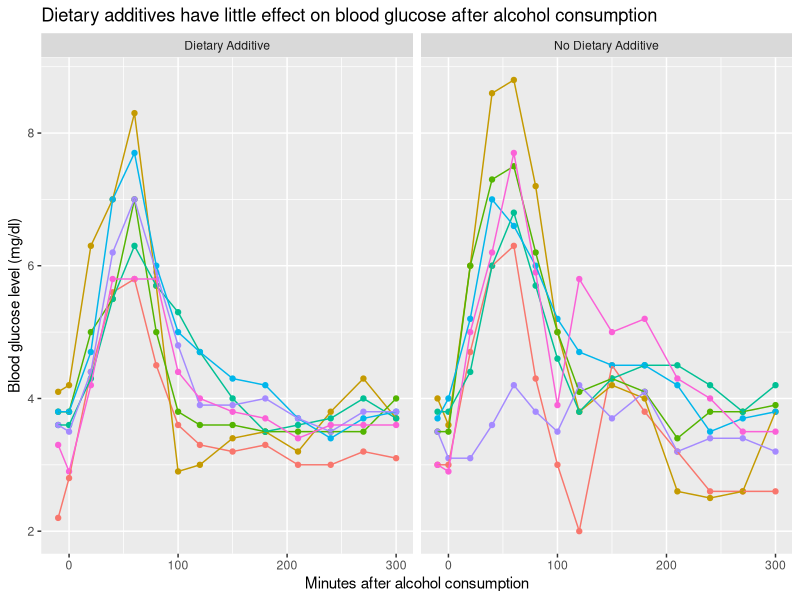
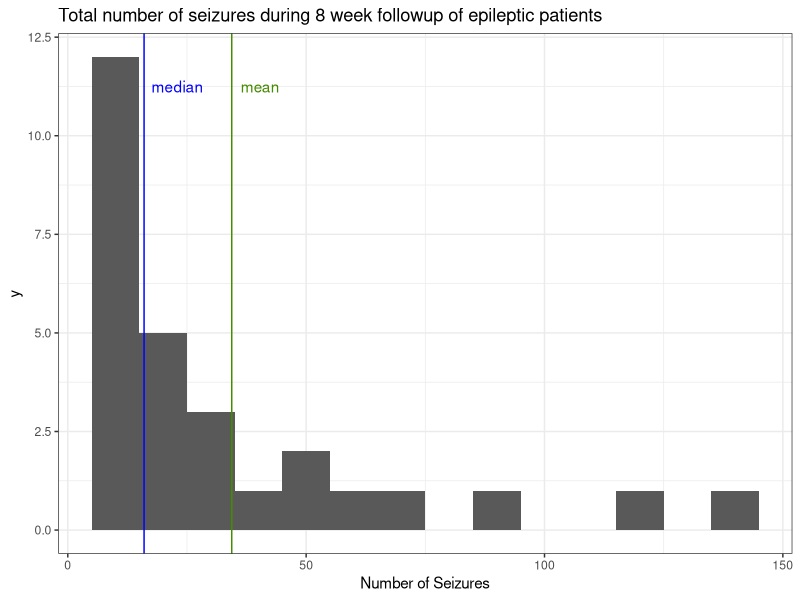
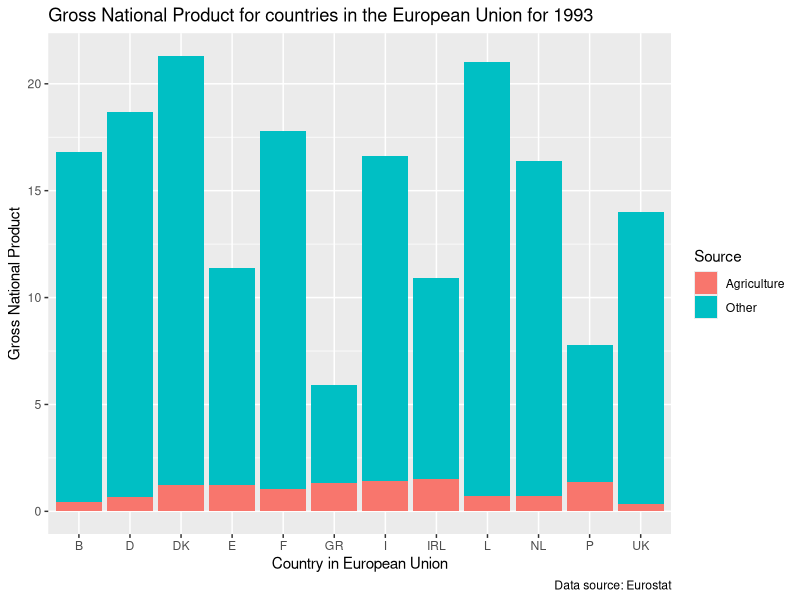
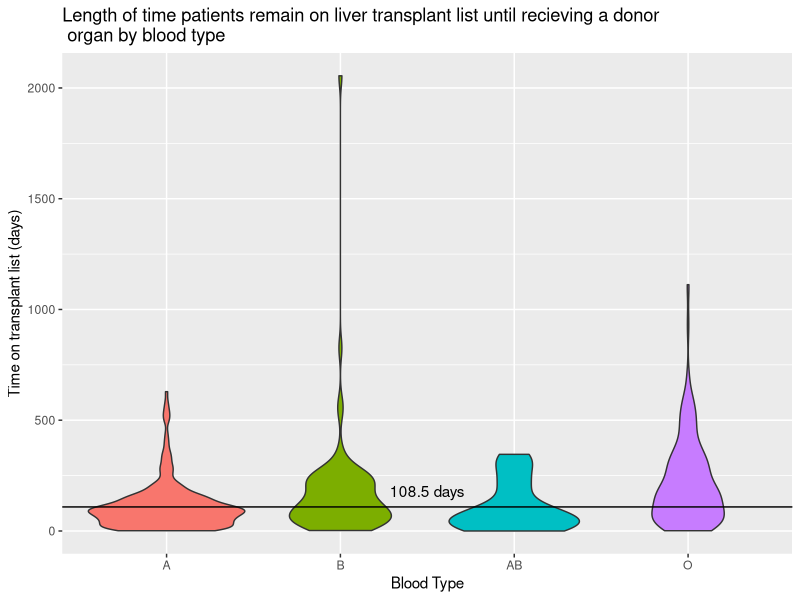

Write R code to recreate these figures, in order.
## ---- chunk 1
knitr::opts_chunk$set(echo = TRUE)
library(tidyverse)
## ---- chunk 2
glucose <- tbl_df(nlme::Glucose2) %>% mutate(Time=Time*10, Diet=ifelse(Date==1, "No Dietary Additive", "Dietary Additive"))
ggplot(glucose, aes(Time, glucose, color=Subject, facet=Diet)) + geom_point(show.legend=F) + geom_line(show.legend=F) + facet_wrap(~Diet) + labs(x="Minutes after alcohol consumption", y="Blood glucose level (mg/dl)", title="Dietary additives have little effect on blood glucose after alcohol consumption")
## ---- chunk 3
seizure <- MASS::epil %>% filter(trt=="placebo") %>% group_by(subject) %>% summarise(total=sum(y))
ggplot(seizure, aes(total)) + geom_histogram(binwidth = 10) + labs(x="Number of Seizures", title="Total number of seizures during 8 week followup of epileptic patients") + geom_vline(xintercept=median(seizure$total), col="blue") + geom_vline(xintercept = mean(seizure$total), col="chartreuse4") + annotate(geom="text", x=(median(seizure$total)+7), y=11.25, label="median", col="blue") + annotate(geom="text", x=(mean(seizure$total)+6), y=11.25, label="mean", col="chartreuse4") + theme_bw()
## ---- chunk 4
ag <- cluster::agriculture %>% mutate(country=row.names(cluster::agriculture)) %>% mutate(Agriculture = x*y/100, Other=x-x*y/100) %>% gather(key="Source", value="GNP", Agriculture, Other)
ggplot(ag, aes(country, weight=GNP, fill=Source)) + geom_bar(position=position_stack(reverse=TRUE)) + labs(y="Gross National Product", x="Country in European Union", title="Gross National Product for countries in the European Union for 1993", caption="Data source: Eurostat")
## ---- chunk 5
transplant <- survival::transplant %>% filter(event=="ltx")
ggplot(transplant, aes(abo, futime, fill=abo)) + geom_violin(show.legend = F) + labs(x="Blood Type", y="Time on transplant list (days)", title="Length of time patients remain on liver transplant list until recieving a donor \n organ by blood type") + geom_hline(yintercept = median(transplant$futime)) + annotate(geom="text", x=2.5, y=180, label="108.5 days")
## ---- chunk 6
transplant %>% group_by(abo) %>% summarise(median(futime))
